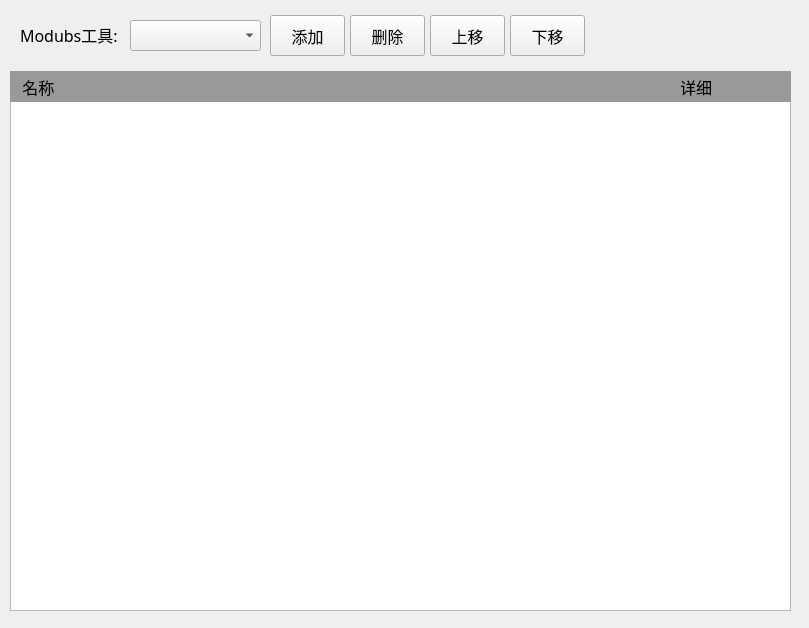
<?xml version="1.0" encoding="UTF-8"?>
<ui version="4.0">
 <class>ModbusWidget</class>
 <widget class="QWidget" name="ModbusWidget">
  <property name="geometry">
   <rect>
    <x>0</x>
    <y>0</y>
    <width>809</width>
    <height>628</height>
   </rect>
  </property>
  <property name="font">
   <font>
    <family>微软雅黑</family>
    <pointsize>12</pointsize>
   </font>
  </property>
  <property name="windowTitle">
   <string>Form</string>
  </property>
  <property name="styleSheet">
   <string notr="true"/>
  </property>
  <widget class="QListWidget" name="listWidgetData">
   <property name="geometry">
    <rect>
     <x>10</x>
     <y>100</y>
     <width>781</width>
     <height>511</height>
    </rect>
   </property>
  </widget>
  <widget class="QLabel" name="label_21">
   <property name="geometry">
    <rect>
     <x>680</x>
     <y>71</y>
     <width>111</width>
     <height>31</height>
    </rect>
   </property>
   <property name="font">
    <font>
     <family>微软雅黑</family>
     <pointsize>12</pointsize>
    </font>
   </property>
   <property name="styleSheet">
    <string notr="true">background-color: rgb(153, 153, 153);</string>
   </property>
   <property name="text">
    <string>详细</string>
   </property>
  </widget>
  <widget class="QLabel" name="label_19">
   <property name="geometry">
    <rect>
     <x>10</x>
     <y>71</y>
     <width>301</width>
     <height>31</height>
    </rect>
   </property>
   <property name="font">
    <font>
     <family>微软雅黑</family>
     <pointsize>12</pointsize>
    </font>
   </property>
   <property name="styleSheet">
    <string notr="true">background-color: rgb(153, 153, 153);</string>
   </property>
   <property name="text">
    <string>   名称  </string>
   </property>
  </widget>
  <widget class="QPushButton" name="btnUp">
   <property name="geometry">
    <rect>
     <x>430</x>
     <y>15</y>
     <width>75</width>
     <height>41</height>
    </rect>
   </property>
   <property name="font">
    <font>
     <family>微软雅黑</family>
    </font>
   </property>
   <property name="text">
    <string>上移</string>
   </property>
  </widget>
  <widget class="QPushButton" name="btnAdd">
   <property name="geometry">
    <rect>
     <x>270</x>
     <y>15</y>
     <width>75</width>
     <height>41</height>
    </rect>
   </property>
   <property name="text">
    <string>添加</string>
   </property>
  </widget>
  <widget class="QPushButton" name="btnDown">
   <property name="geometry">
    <rect>
     <x>510</x>
     <y>15</y>
     <width>75</width>
     <height>41</height>
    </rect>
   </property>
   <property name="font">
    <font>
     <family>微软雅黑</family>
    </font>
   </property>
   <property name="text">
    <string>下移</string>
   </property>
  </widget>
  <widget class="QLabel" name="label_20">
   <property name="geometry">
    <rect>
     <x>310</x>
     <y>71</y>
     <width>371</width>
     <height>31</height>
    </rect>
   </property>
   <property name="font">
    <font>
     <family>微软雅黑</family>
     <pointsize>12</pointsize>
    </font>
   </property>
   <property name="styleSheet">
    <string notr="true">background-color: rgb(153, 153, 153);</string>
   </property>
   <property name="text">
    <string/>
   </property>
  </widget>
  <widget class="QComboBox" name="comboBoxModbusTool">
   <property name="geometry">
    <rect>
     <x>130</x>
     <y>20</y>
     <width>131</width>
     <height>31</height>
    </rect>
   </property>
   <property name="styleSheet">
    <string notr="true">font: 12pt &quot;微软雅黑&quot;;</string>
   </property>
  </widget>
  <widget class="QLabel" name="label">
   <property name="geometry">
    <rect>
     <x>20</x>
     <y>19</y>
     <width>111</width>
     <height>31</height>
    </rect>
   </property>
   <property name="font">
    <font>
     <pointsize>12</pointsize>
    </font>
   </property>
   <property name="text">
    <string>Modubs工具:</string>
   </property>
  </widget>
  <widget class="QPushButton" name="btnDelete">
   <property name="geometry">
    <rect>
     <x>350</x>
     <y>15</y>
     <width>75</width>
     <height>41</height>
    </rect>
   </property>
   <property name="text">
    <string>删除</string>
   </property>
  </widget>
 </widget>
 <resources/>
 <connections/>
</ui>
